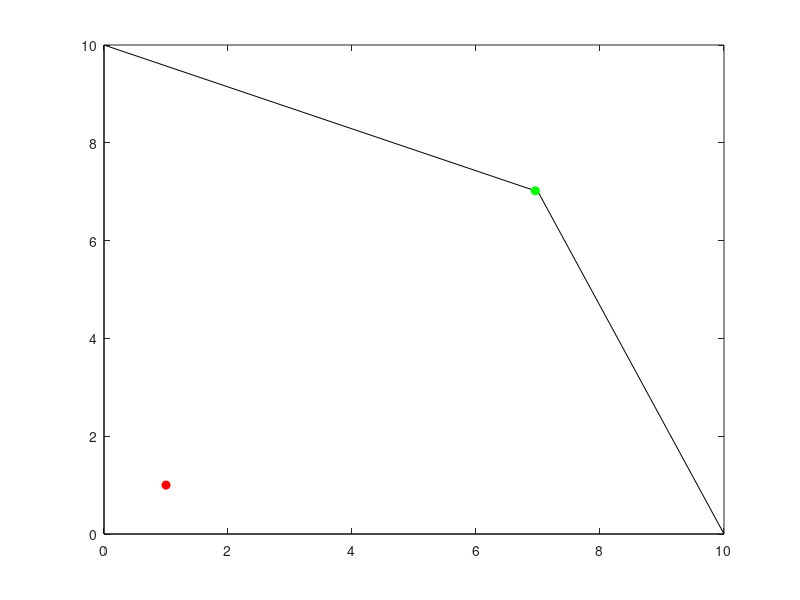

Reproduce this figure in MATLAB.
function s=nash_bargaining(S,d)
% NASH_BARGAINING Maximize (u1-d1)*(u2-d2) over convex polygon S
% S Nx2 vertices, d 1x2 disagreement
if nargin<2, S=[0 0;10 0;7 7;0 10]; d=[1 1]; end
obj=@(u) -sum(log(max(u-d,1e-9)));
pen=@(u) obj(u) + 1e5*(~inpolygon(u(1),u(2),S(:,1),S(:,2)));
u0=mean(S,1); s=fminsearch(pen,u0);
fprintf('Nash bargaining solution s=(%.4f,%.4f)\n',s(1),s(2));
plot([S(:,1);S(1,1)],[S(:,2);S(1,2)],'k-'); hold on;
plot(d(1),d(2),'ro','MarkerFaceColor','r'); plot(s(1),s(2),'go','MarkerFaceColor','g'); hold off;
end
